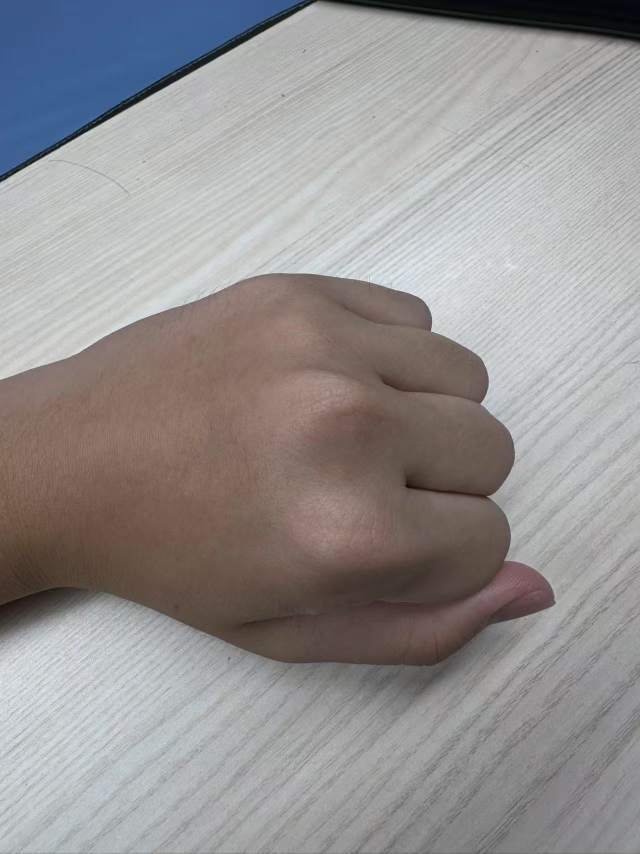
#> input picture src/shitou/shitou2.jpg, 1280 x 1707 px, found by its file name (shown at 1/2 size); its folder holds only this picture in this run
$ python BP_new.py
#> lines starting #> are read from the running program, lines starting #| are printed output that depends on the picture
import numpy as np
import cv2
import os

# Sigmoid 激活函数
def sigmoid(x):
    # 防止溢出
    x = np.clip(x, -500, 500)
    return 1 / (1 + np.exp(-x))

# Sigmoid 函数的导数
def sigmoid_derivative(x):
    return x * (1 - x)

# Softmax 激活函数（用于多分类输出层）
def softmax(x):
    exp_x = np.exp(x - np.max(x, axis=1, keepdims=True))
    return exp_x / np.sum(exp_x, axis=1, keepdims=True)

# BP 神经网络类
class BPNeuralNetwork:
    def __init__(self, input_size, hidden_size, output_size, learning_rate=0.01):
        """
        初始化BP神经网络
        input_size: 输入层神经元数量
        hidden_size: 隐藏层神经元数量
        output_size: 输出层神经元数量
        learning_rate: 学习率
        """
        self.input_size = input_size
        self.hidden_size = hidden_size
        self.output_size = output_size
        self.learning_rate = learning_rate

        # 使用Xavier初始化权重
        self.weights_input_hidden = np.random.normal(0, np.sqrt(2.0/input_size),
                                                   (input_size, hidden_size))
        self.weights_hidden_output = np.random.normal(0, np.sqrt(2.0/hidden_size),
                                                    (hidden_size, output_size))

        # 初始化偏置为零
        self.bias_hidden = np.zeros((1, hidden_size))
        self.bias_output = np.zeros((1, output_size))

        # 记录训练过程中的损失
        self.losses = []

    def forward(self, X):
        """前向传播"""
        # 输入层到隐藏层
        self.z1 = np.dot(X, self.weights_input_hidden) + self.bias_hidden
        self.a1 = sigmoid(self.z1)

        # 隐藏层到输出层
        self.z2 = np.dot(self.a1, self.weights_hidden_output) + self.bias_output
        self.a2 = softmax(self.z2)

        return self.a2

    def backward(self, X, y, output):
        """反向传播"""
        m = X.shape[0]  # 样本数量

        # 输出层误差
        dz2 = output - y
        dw2 = (1/m) * np.dot(self.a1.T, dz2)
        db2 = (1/m) * np.sum(dz2, axis=0, keepdims=True)

        # 隐藏层误差
        dz1 = np.dot(dz2, self.weights_hidden_output.T) * sigmoid_derivative(self.a1)
        dw1 = (1/m) * np.dot(X.T, dz1)
        db1 = (1/m) * np.sum(dz1, axis=0, keepdims=True)

        # 更新权重和偏置
        self.weights_hidden_output -= self.learning_rate * dw2
        self.bias_output -= self.learning_rate * db2
        self.weights_input_hidden -= self.learning_rate * dw1
        self.bias_hidden -= self.learning_rate * db1

    def compute_loss(self, y_true, y_pred):
        """计算交叉熵损失"""
        m = y_true.shape[0]
        # 防止log(0)
        y_pred = np.clip(y_pred, 1e-15, 1 - 1e-15)
        loss = -np.sum(y_true * np.log(y_pred)) / m
        return loss

    def train(self, X, y, epochs=1000, verbose=True):
        """训练神经网络"""
        for epoch in range(epochs):
            # 前向传播
            output = self.forward(X)

            # 计算损失
            loss = self.compute_loss(y, output)
            self.losses.append(loss)

            # 反向传播
            self.backward(X, y, output)

            # 打印训练进度
            if verbose and epoch % 100 == 0:
                accuracy = self.evaluate(X, y)
                print(f'Epoch {epoch}/{epochs}, Loss: {loss:.4f}, Accuracy: {accuracy:.4f}')

    def predict(self, X):
        """预测"""
        output = self.forward(X)
        return np.argmax(output, axis=1)

    def predict_proba(self, X):
        """预测概率"""
        return self.forward(X)

    def evaluate(self, X, y):
        """评估准确率"""
        predictions = self.predict(X)
        true_labels = np.argmax(y, axis=1)
        accuracy = np.mean(predictions == true_labels)
        return accuracy

# 图片预处理函数
def preprocess_image(image_path, img_size=(64, 64)):
    """
    预处理图片
    image_path: 图片路径
    img_size: 图片大小
    """
#> called with image_path = 'shitou/shitou2.jpg', img_size = (64, 64)
    try:
        # 读取图片（灰度）
        img = cv2.imread(image_path, cv2.IMREAD_GRAYSCALE)
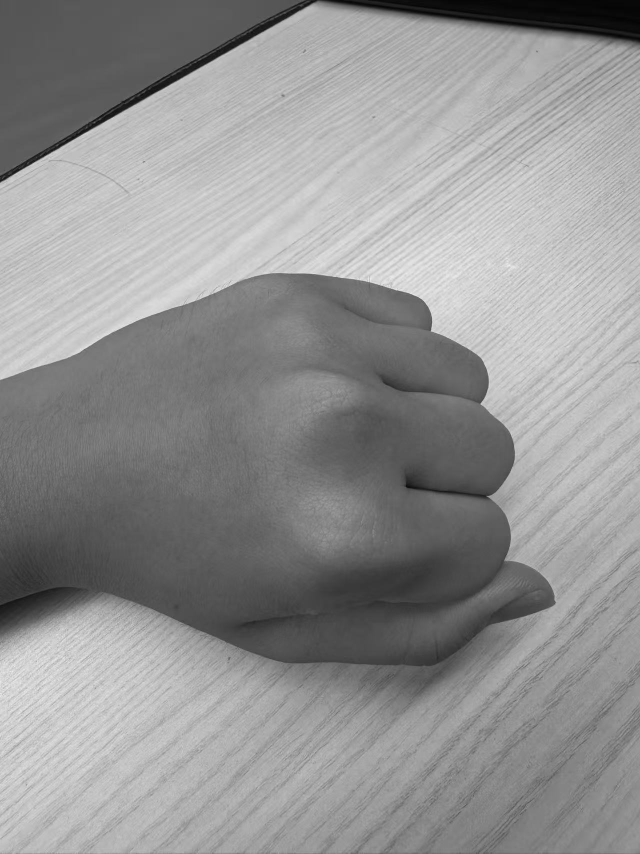
#> img: shape (1707, 1280) (shown at 1/2 size); min 3, max 252, mean 146.8
        if img is None:
            print(f"无法读取图片: {image_path}")
            return None

        # 调整大小
        img = cv2.resize(img, img_size)
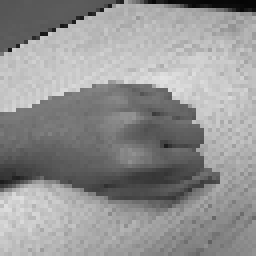
#> img: shape (64, 64) (shown 4 times larger); min 4, max 227, mean 146.7

        # 归一化到0-1范围
        img = img.astype(np.float32) / 255.0

        # 展平为一维向量
        img_flattened = img.flatten()
#> img_flattened = 4096 values, max 0.89 at index 1256, min 0.0157 at index 60, mean 0.575

        return img_flattened
    except Exception as e:
        print(f"处理图片时出错 {image_path}: {e}")
        return None

# 数据加载函数
def load_dataset():
    """
    加载石头剪刀布数据集
    """
    # 定义类别和对应的文件夹
    categories = {
        'shitou': 0,    # 石头
        'jiandao': 1,   # 剪刀
        'bu': 2         # 布
    }

    X = []
    y = []

    # 获取当前脚本所在目录
    base_path = os.path.dirname(os.path.abspath(__file__))

    for category, label in categories.items():
        folder_path = os.path.join(base_path, category)
        if not os.path.exists(folder_path):
            print(f"警告: 文件夹 {folder_path} 不存在")
            continue

        print(f"正在加载 {category} 类别的图片...")
        image_count = 0

        for filename in os.listdir(folder_path):
            if filename.lower().endswith(('.jpg', '.jpeg', '.png', '.bmp')):
                image_path = os.path.join(folder_path, filename)
                img_features = preprocess_image(image_path)
#> img_features has the same summary as img_flattened in preprocess_image

                if img_features is not None:
                    X.append(img_features)
                    y.append(label)
                    image_count += 1

        print(f"{category} 类别加载了 {image_count} 张图片")
#> pass 2 of the loop in load_dataset, `for category, label in categories.items():`:
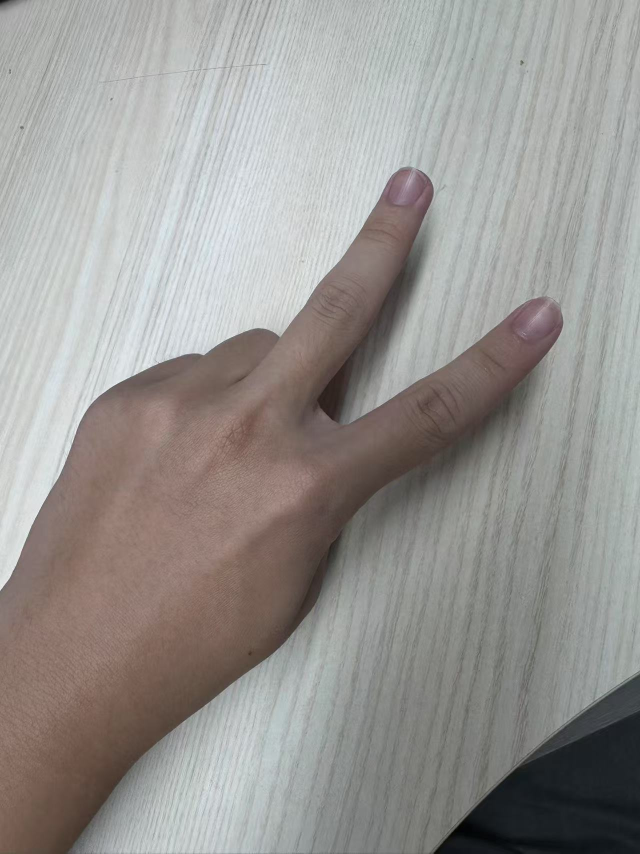
#> input picture src/jiandao/jiandao1.jpg, 1280 x 1707 px, found by its file name (shown at 1/2 size)
#> in preprocess_image (call 2), `img = cv2.resize(img, img_size)`:
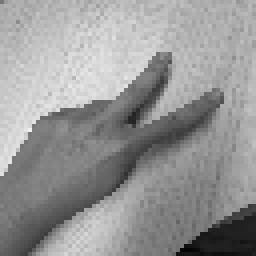
#> img: shape (64, 64) (shown 4 times larger); min 5, max 239, mean 150.1
#> img_flattened = 4096 values, max 0.937 at index 2055, min 0.0196 at index 4014, mean 0.589
#> img_features has the same summary as img_flattened in preprocess_image
#> pass 3 of the loop in load_dataset, `for category, label in categories.items():`:
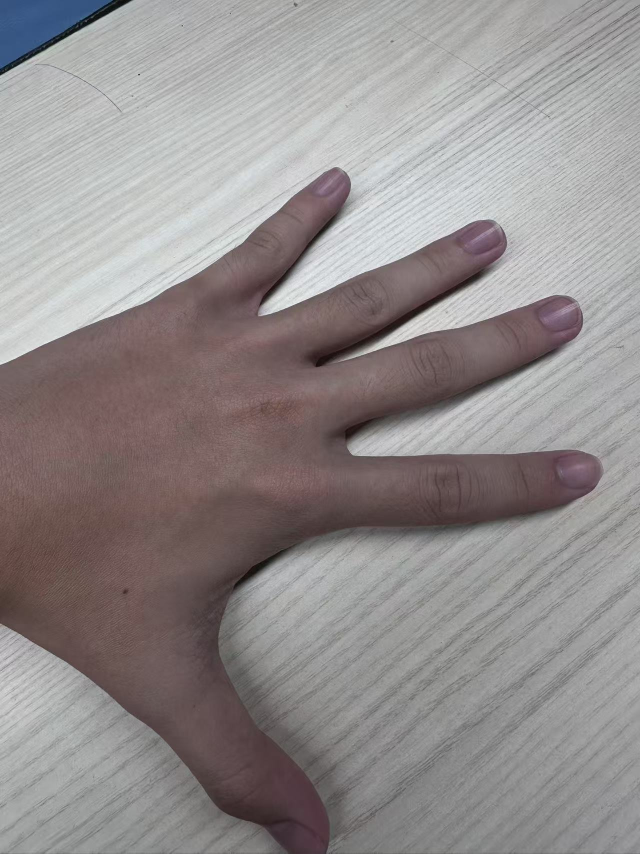
#> input picture src/bu/bu1.jpg, 1280 x 1707 px, found by its file name (shown at 1/2 size)
#> in preprocess_image (call 3), `img = cv2.resize(img, img_size)`:
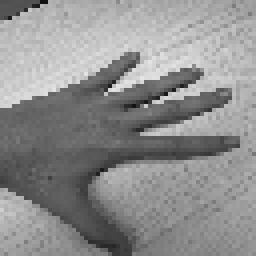
#> img: shape (64, 64) (shown 4 times larger); min 18, max 228, mean 142.8
#> img_flattened = 4096 values, max 0.894 at index 1251, min 0.0706 at index 10, mean 0.56
#> img_features has the same summary as img_flattened in preprocess_image

    if len(X) == 0:
        raise ValueError("没有找到任何有效的图片文件！")

    # 转换为numpy数组
    X = np.array(X)
    y = np.array(y)

    # 将标签转换为one-hot编码
    y_onehot = np.zeros((len(y), 3))
    for i, label in enumerate(y):
        y_onehot[i, label] = 1
#> in main, `X, y_onehot, y_labels = load_dataset()`: y_onehot = [[1, 0, 0], [0, 1, 0], [0, 0, 1]]; y_labels = [0, 1, 2]
#| 数据集大小: 3 张图片
#| 图片特征维度: 4096

    return X, y_onehot, y

# 数据划分函数
def train_test_split_simple(X, y, test_size=0.2, random_state=42):
    """简单的训练测试集划分"""
#> called with X = array of shape (3, 4096), y = array of shape (3, 3), test_size = 0.2, random_state = 42
    np.random.seed(random_state)
    n_samples = X.shape[0]
#> n_samples = 3
    n_test = int(n_samples * test_size)
#> n_test = 0

    # 随机打乱索引
    indices = np.random.permutation(n_samples)
#> indices = [0, 1, 2]

    # 划分索引
    test_indices = indices[:n_test]
#> test_indices = empty array
    train_indices = indices[n_test:]
#> train_indices = [0, 1, 2]

    # 返回划分后的数据
    return X[train_indices], X[test_indices], y[train_indices], y[test_indices]

# 测试单张图片
def test_single_image(model, image_path):
    """测试单张图片"""
    categories = ['石头', '剪刀', '布']

    # 预处理图片
    img_features = preprocess_image(image_path)
    if img_features is None:
        print("无法处理图片")
        return

    # 预测
    img_features = img_features.reshape(1, -1)  # 添加batch维度
    probabilities = model.predict_proba(img_features)[0]
    prediction = model.predict(img_features)[0]

    print(f"图片: {image_path}")
    print(f"预测结果: {categories[prediction]}")
    print("各类别概率:")
    for i, category in enumerate(categories):
        print(f"  {category}: {probabilities[i]:.4f}")
    print()

def main():
    """主函数"""
    print("=== 石头剪刀布BP神经网络识别系统 ===\n")

    try:
        # 1. 加载数据集
        print("1. 加载数据集...")
        X, y_onehot, y_labels = load_dataset()
        print(f"数据集大小: {X.shape[0]} 张图片")
        print(f"图片特征维度: {X.shape[1]}")
        print()

        # 2. 划分训练集和测试集
        print("2. 划分训练集和测试集...")
        X_train, X_test, y_train, y_test = train_test_split_simple(
            X, y_onehot, test_size=0.2, random_state=42
        )
#> X_test = empty array; y_train = [[1, 0, 0], [0, 1, 0], [0, 0, 1]]; y_test = empty array
        print(f"训练集大小: {X_train.shape[0]}")
#| 训练集大小: 3
        print(f"测试集大小: {X_test.shape[0]}")
#| 测试集大小: 0
        print()

        # 3. 创建和训练神经网络
        print("3. 创建BP神经网络...")
        # 输入层: 图片像素数量 (64*64=4096)
        # 隐藏层: 128个神经元
        # 输出层: 3个神经元（石头、剪刀、布）
        model = BPNeuralNetwork(
            input_size=X.shape[1],
            hidden_size=128,
            output_size=3,
            learning_rate=0.01
        )
        print()

        print("4. 开始训练...")
        model.train(X_train, y_train, epochs=500, verbose=True)
#> the loop in train, `for epoch in range(epochs):` made 500 passes
#> (loss, db2 in backward, predictions in evaluate, true_labels in evaluate, accuracy) on pass 1: (1.43, [[-0.279, 0.225, 0.0544]], [1, 1, 2], [0, 1, 2], 0.667)
#> (loss, db2 in backward) on passes 2 to 6: (1.23, [[-0.231, 0.151, 0.0801]]), (1.1, [[-0.167, 0.107, 0.0593]]), (1.03, [[-0.104, 0.0702, 0.0337]]), (0.99, [[-0.0593, 0.0438, 0.0156]]), (0.967, [[-0.0336, 0.0279, 0.00569]])
#| Epoch 0/500, Loss: 1.4319, Accuracy: 0.6667
#| Epoch 100/500, Loss: 0.2265, Accuracy: 1.0000
#| Epoch 200/500, Loss: 0.1002, Accuracy: 1.0000
#| Epoch 300/500, Loss: 0.0608, Accuracy: 1.0000
#| Epoch 400/500, Loss: 0.0427, Accuracy: 1.0000
        print("训练完成！\n")

        # 4. 评估模型
        print("5. 评估模型性能...")
        train_accuracy = model.evaluate(X_train, y_train)
        test_accuracy = model.evaluate(X_test, y_test)

        print(f"训练集准确率: {train_accuracy:.4f}")
#| 训练集准确率: 1.0000
        print(f"测试集准确率: {test_accuracy:.4f}")
#| 测试集准确率: nan
        print()

        # 5. 测试具体图片
        print("6. 测试具体图片...")
        base_path = os.path.dirname(os.path.abspath(__file__))

        # 测试每个类别的第一张图片
        test_images = [
            os.path.join(base_path, 'shitou', 'shitou1.jpg'),
            os.path.join(base_path, 'jiandao', 'jiandao1.jpg'),
            os.path.join(base_path, 'bu', 'bu1.jpg')
        ]

        for img_path in test_images:
            if os.path.exists(img_path):
                test_single_image(model, img_path)
#> pass 2 of the loop in main, `for img_path in test_images:`:
#| 预测结果: 剪刀
#> the loop in test_single_image, `for i, category in enumerate(categories):` made 3 passes
#|   石头: 0.0147
#|   剪刀: 0.9695
#|   布: 0.0158
#> pass 3 of the loop in main, `for img_path in test_images:`:
#| 预测结果: 布
#> the loop in test_single_image (call 2), `for i, category in enumerate(categories):` made 3 passes
#|   石头: 0.0157
#|   剪刀: 0.0158
#|   布: 0.9686

        return model

    except Exception as e:
        print(f"运行时出错: {e}")
        return None

if __name__ == "__main__":
    model = main()
